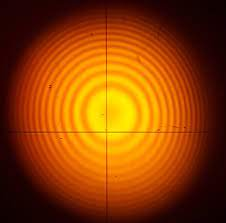
#> input picture python/opencvprogs/assigns/final/newtring.jpeg, 226 x 223 px
$ python assign2.py
#> lines starting #> are read from the running program, lines starting #| are printed output that depends on the picture
#ISSUE: image color changes when displayed in subplot
import cv2 as cv
import matplotlib.pyplot as plt
image=cv.imread("newtring.jpeg",cv.COLOR_BGR2RGB)
#> image is the input picture: shape (223, 226, 3); mean B, G, R 3.6, 63.6, 141
height,width=image.shape[:2]
#> height = 223; width = 226
center=(width//2,height//2)
#> center = (113, 111)
angle=float(input("Enter angle of rotation: "))
#> the answer given: 3
#gets the rotation matrix for scaled rotation with adjustable center of rotation
rotation_mat=cv.getRotationMatrix2D(center,angle,1.0)
#performs an affine transformation based upon the supplied matrix
rotated_image=cv.warpAffine(image,rotation_mat,(width,height))
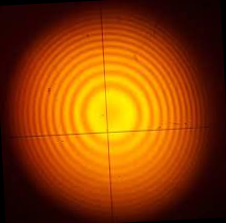
#> rotated_image: shape (223, 226, 3); mean B, G, R 3.6, 63.6, 140.4

fig,axs = plt.subplots(1,2,figsize=(30,30))

axs[0].imshow(image)
axs[0].set_title("Input Image");
axs[1].imshow(rotated_image)
axs[1].set_title("Rotated Image");

plt.show()
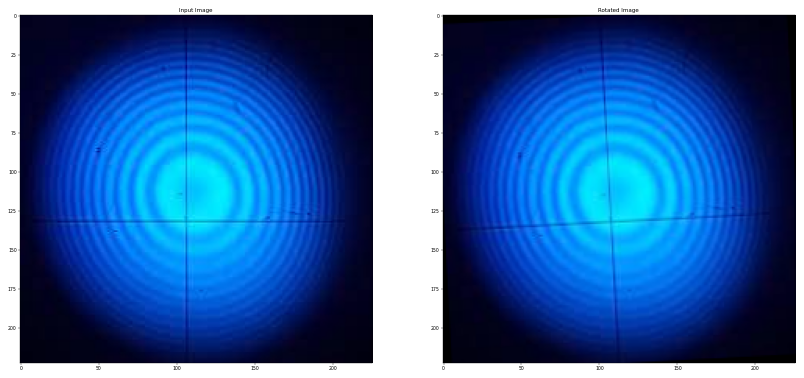
#> figure drawn by matplotlib, 2 panels; B, G, R data is drawn as R, G, B
cv.waitKey(0)
cv.destroyAllWindows()

$ run again, with python/opencvprogs/assigns/final/ref.jpg copied over python/opencvprogs/assigns/final/newtring.jpeg
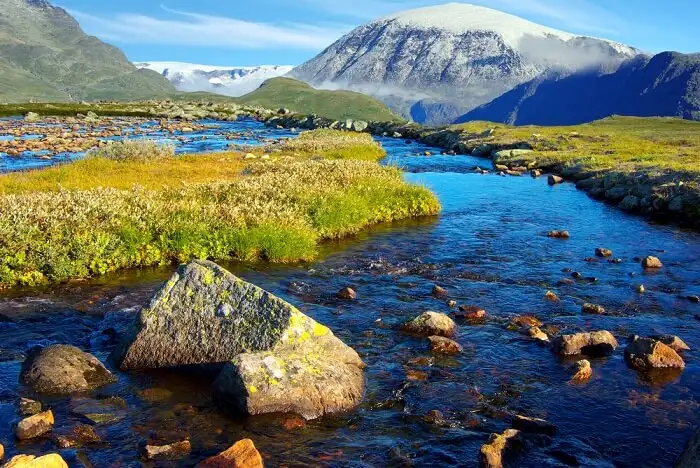
#> input picture python/opencvprogs/assigns/final/ref.jpg, 700 x 468 px
#> image is the input picture: shape (468, 700, 3); mean B, G, R 105.2, 109.3, 95.7
#> `rotated_image=cv.warpAffine(image,rotation_mat,(width,height))`:
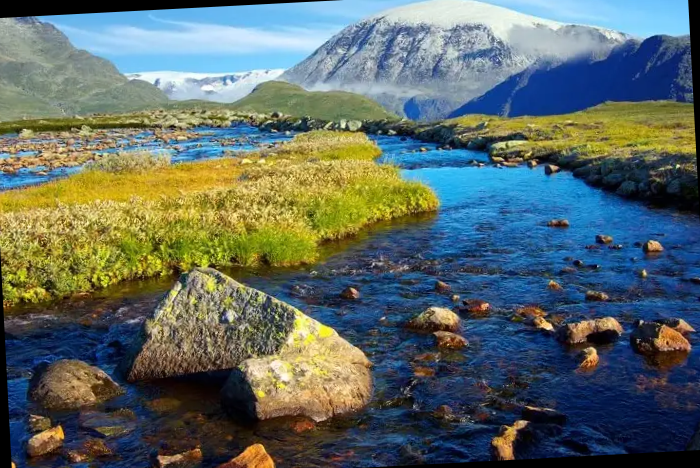
#> rotated_image: shape (468, 700, 3); mean B, G, R 101.4, 105.8, 93
#> `plt.show()`:
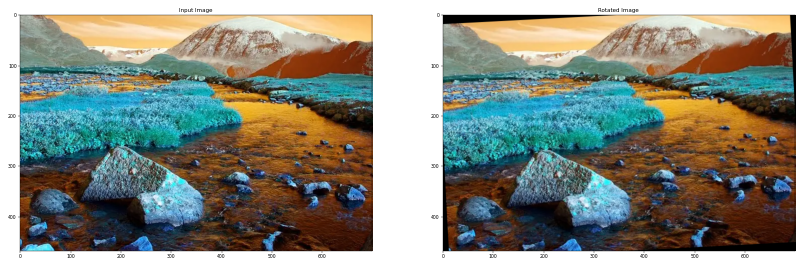
#> figure drawn by matplotlib, 2 panels; B, G, R data is drawn as R, G, B
